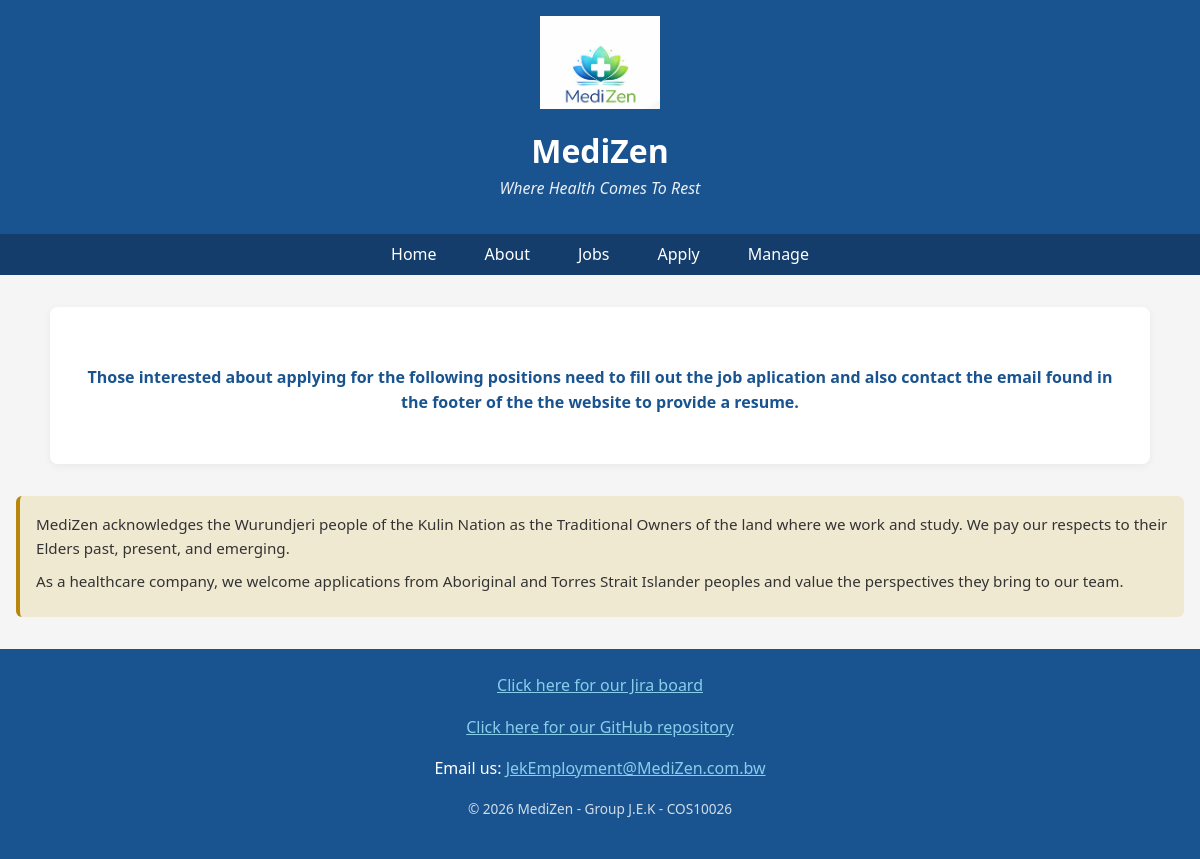
/project2/jobs.php, run on an earlier commit of the app's database.
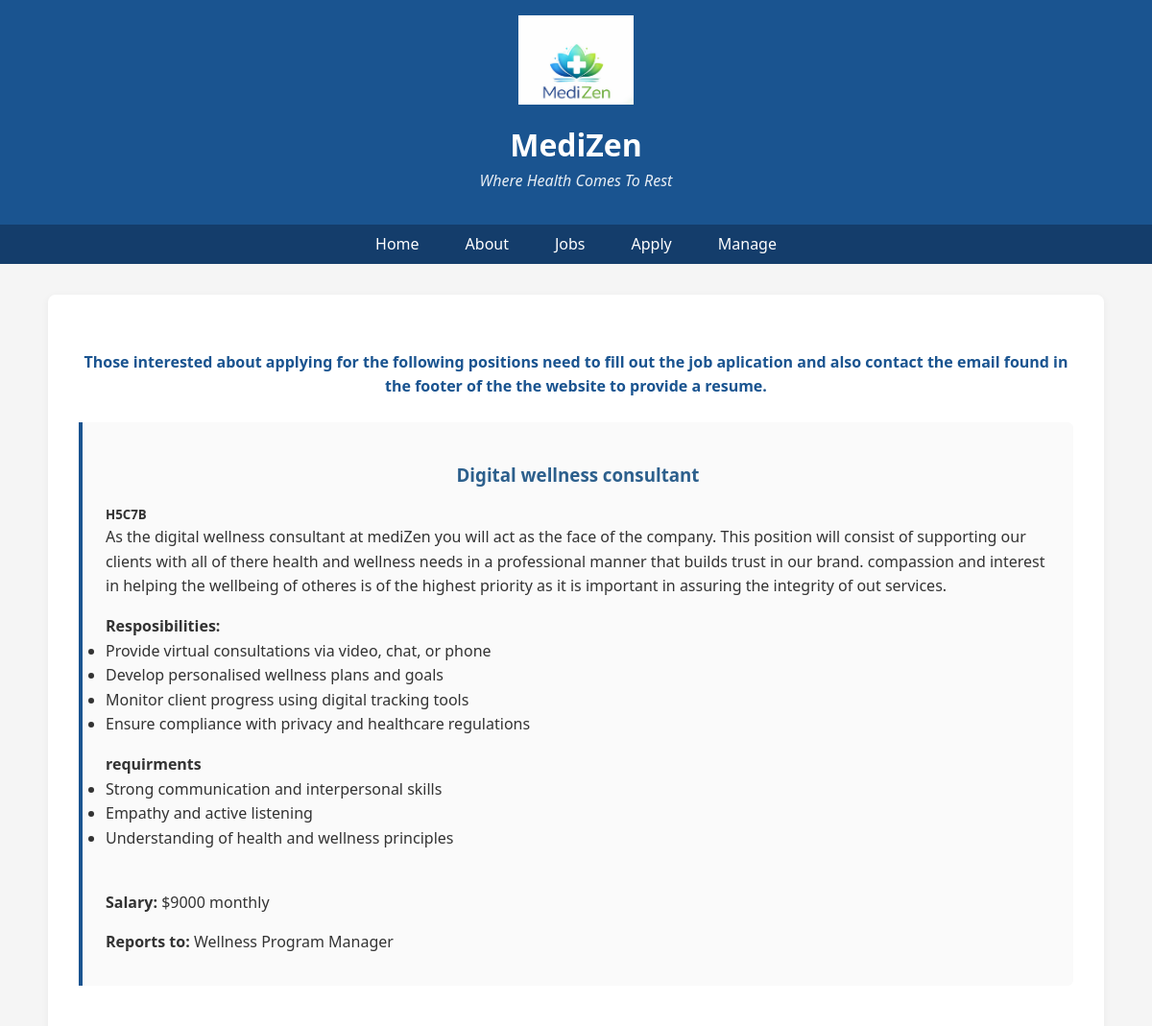
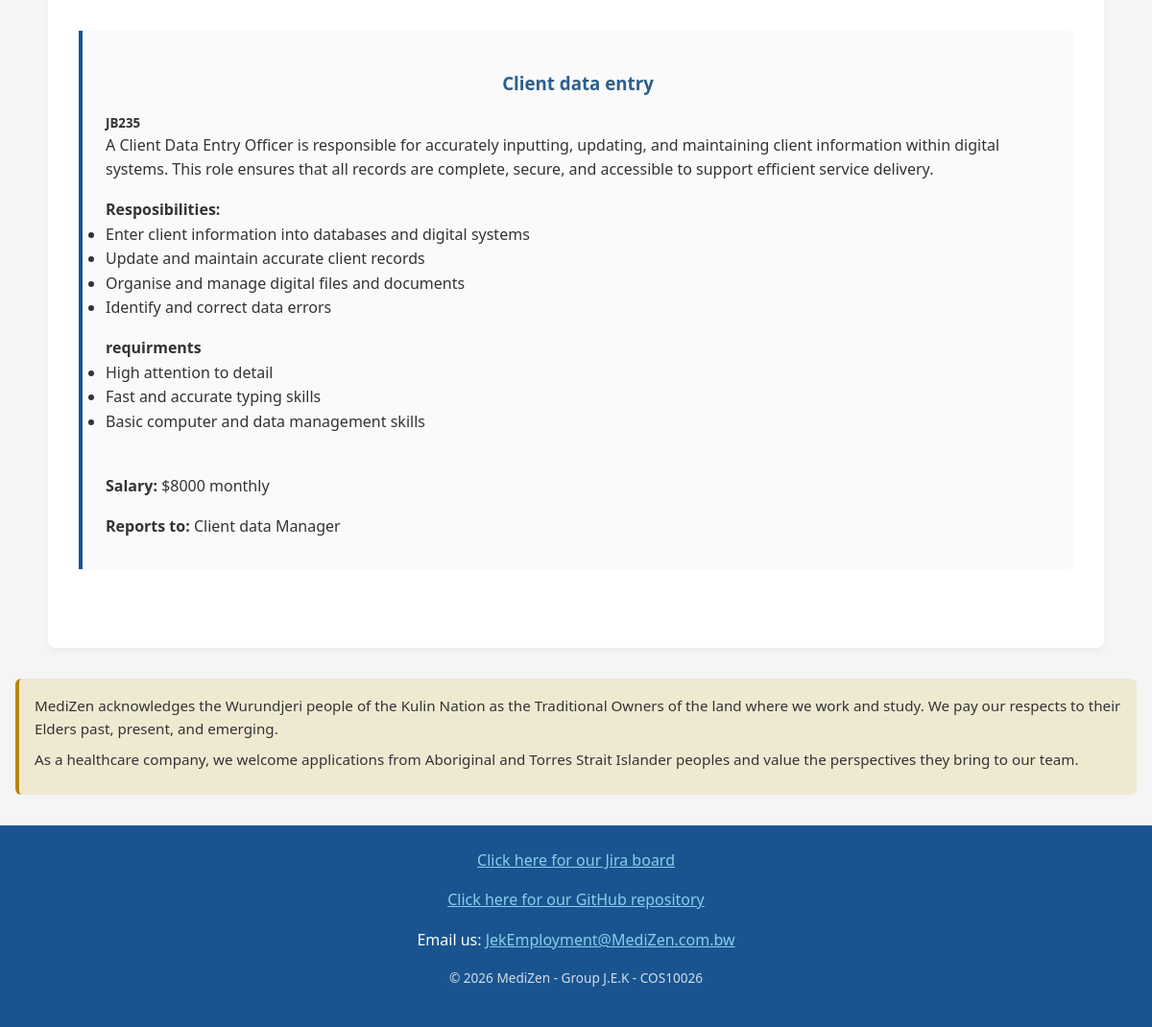
And on a later commit of the database (2 pictures, top to bottom).
### tables this page shows
CREATE TABLE `jobs` (
  id varchar(5) NOT NULL PRIMARY KEY,
  name varchar(50) NOT NULL,
  description text NOT NULL,
  responsibilities text NOT NULL,
  requirements text NOT NULL,
  salary int(11) NOT NULL,
  reports_to varchar(50) NOT NULL
);

### project2/jobs.php (the view, shortened to what this page needs)
<?php
    require_once("settings.php");
    $query  = "SELECT * FROM jobs";
    $result = mysqli_query($conn, $query);
?>
<!DOCTYPE html>
<html lang="en">
<head>
    <link rel="stylesheet" href="styles/style.css">
</head>
<body>
    <?php include("includes/header.inc"); ?>
    <?php include("includes/nav.inc"); ?>
    <main>
        <br>
        <aside>
            <p style="color: #1a5490; font-weight: bold;" class="centred">
                Those interested about applying for the following positions need to fill out the job aplication and also contact the email
                found in the footer of the the website to provide a resume.
            </p>
        </aside>
        <?php
            while ($row = mysqli_fetch_assoc($result)) {
                $responibilities = array_filter(explode("|", $row['responsibilities']));
                $requirements = array_filter(explode("|", $row['requirements']));
        ?>
       <section class="job-pos">
                <h3 class="centred"><?php echo $row['name']; ?></h3>
                <h5><?php echo $row['id']; ?></h5>
                <p>
                    <?php echo $row['description']; ?>
                </p>
                <p>
                    <legend><h4>Resposibilities:</h4></legend>
                    <ul>
                        <?php foreach ($responibilities as $entreeRes) {?>
                            <li><?php echo $entreeRes; ?></li>
                        <?php } ?>
                    </ul>
                </p>
                <p>
                    <legend><h4>requirments</h4></legend>
                    <ul>
                        <?php foreach ($requirements as $entreeReq) {?>
                            <li><?php echo $entreeReq; ?></li>
                        <?php } ?>
                    </ul>
                </p>
                <br>
                <p><strong>Salary: </strong>$<?php echo $row['salary']; ?> monthly</p>
                <p><strong>Reports to: </strong><?php echo $row['reports_to']; ?></p>
        </section>
        <br>
        <?php
            }
        ?>
    </main>
    <?php include("includes/acknowledgement.inc"); ?>
    <?php include("includes/footer.inc"); ?>
</body>
</html>

### project2/includes/header.inc
<header class="site-header">
    <img src="images/MediZenLogo.jpeg" alt="MediZen company logo" id="logo">
    <h1 class="site-title">MediZen</h1>
    <p class="site-tagline">Where Health Comes To Rest</p>
</header>

### project2/includes/nav.inc
<nav class="main-nav">
    <ul>
        <li><a href="index.php">Home</a></li>
        <li><a href="about.php">About</a></li>
        <li><a href="jobs.php">Jobs</a></li>
        <li><a href="apply.php">Apply</a></li>
        <li><a href="login.php">Manage</a></li>
    </ul>
</nav>

### project2/includes/acknowledgement.inc
<section class="acknowledgement">
    <p>
        MediZen acknowledges the Wurundjeri people of the Kulin Nation as the
        Traditional Owners of the land where we work and study. We pay our
        respects to their Elders past, present, and emerging.
    </p>
    <p>
        As a healthcare company, we welcome applications from Aboriginal and
        Torres Strait Islander peoples and value the perspectives they bring
        to our team.
    </p>
</section>

### project2/includes/footer.inc
<footer class="site-footer">
    <p>
        <a href="https://jaxondm.atlassian.net/jira/software/projects/SCRUM/boards/1?jql=&sprintStarted=true">
            Click here for our Jira board
        </a>
    </p>
    <p>
        <a href="https://github.com/ElliotCaval07/GroupAssignment1">
            Click here for our GitHub repository
        </a>
    </p>
    <p>
        Email us:
        <a href="mailto:JekEmployment@MediZen.com.bw">JekEmployment@MediZen.com.bw</a>
    </p>
    <p class="copyright">
        &copy; <?php echo date("Y"); ?> MediZen - Group J.E.K - COS10026
    </p>
</footer>

### project2/styles/style.css (style rules this page uses)
* { box-sizing: border-box; margin: 0; padding: 0; }
body { font-family: 'Segoe UI', Tahoma, sans-serif; line-height: 1.6; color: #333; background: #f5f5f5; padding: 0 1rem; }
.site-header { background: #1a5490; color: white; padding: 1rem 2rem; margin: 0 -1rem; text-align: center; }
#logo { max-width: 120px; height: auto; }
.site-title { margin-top: 0.5rem; }
.site-tagline { font-style: italic; opacity: 0.9; }
.main-nav { background: #143d6b; padding: 0.5rem 1rem; margin: 0 -1rem; }
.main-nav ul { list-style: none; display: flex; gap: 1rem; justify-content: center; flex-wrap: wrap; }
.main-nav a { color: white; text-decoration: none; padding: 0.5rem 1rem; border-radius: 4px; transition: background 0.2s; }
main { max-width: 1100px; margin: 2rem auto; padding: 2rem; background: white; border-radius: 8px; box-shadow: 0 2px 8px rgba(0, 0, 0, 0.05); }
h3 { color: #2c5f8c; margin: 1.5rem 0 1rem; }
p { margin-bottom: 1rem; }
.job-pos { border-left: 4px solid #1a5490; padding: 1rem 1.5rem; margin: 1.5rem 0; background: #fafafa; border-radius: 0 6px 6px 0; }
.acknowledgement { background: #f0e9d2; padding: 1rem; border-radius: 6px; margin: 2rem 0 1rem; border-left: 4px solid #b8860b; font-size: 0.95em; }
.acknowledgement p { margin-bottom: 0.5rem; }
.site-footer { background: #1a5490; color: white; text-align: center; padding: 1.5rem; margin: 2rem -1rem 0; }
.site-footer a { color: #87ceeb; }
.copyright { margin-top: 1rem; font-size: 0.85em; opacity: 0.8; }

### project2/jobs.php (style rules this page uses)
.centred { text-align: center; }

What changed in the data, as far as the page shows it:
added jobs: name "Digital wellness consultant", id "H5C7B", description "As the digital wellness consultant at mediZen you will act as the face of the company. This position will consist of supporting our clients with all of there health and wellness needs in a professional manner that builds trust in our brand. compassion and interest in helping the wellbeing of otheres is of the highest priority as it is important in assuring the integrity of out services.", responsibilities "Provide virtual consultations via video, chat, or phone", responsibilities "Develop personalised wellness plans and goals", responsibilities "Monitor client progress using digital tracking tools", responsibilities "Ensure compliance with privacy and healthcare regulations", requirements "Strong communication and interpersonal skills", requirements "Empathy and active listening", requirements "Understanding of health and wellness principles", salary "9000", reports_to "Wellness Program Manager"
added jobs: name "Client data entry", id "JB235", description "A Client Data Entry Officer is responsible for accurately inputting, updating, and maintaining client information within digital systems. This role ensures that all records are complete, secure, and accessible to support efficient service delivery.", responsibilities "Enter client information into databases and digital systems", responsibilities "Update and maintain accurate client records", responsibilities "Organise and manage digital files and documents", responsibilities "Identify and correct data errors", requirements "High attention to detail", requirements "Fast and accurate typing skills", requirements "Basic computer and data management skills", salary "8000", reports_to "Client data Manager"
